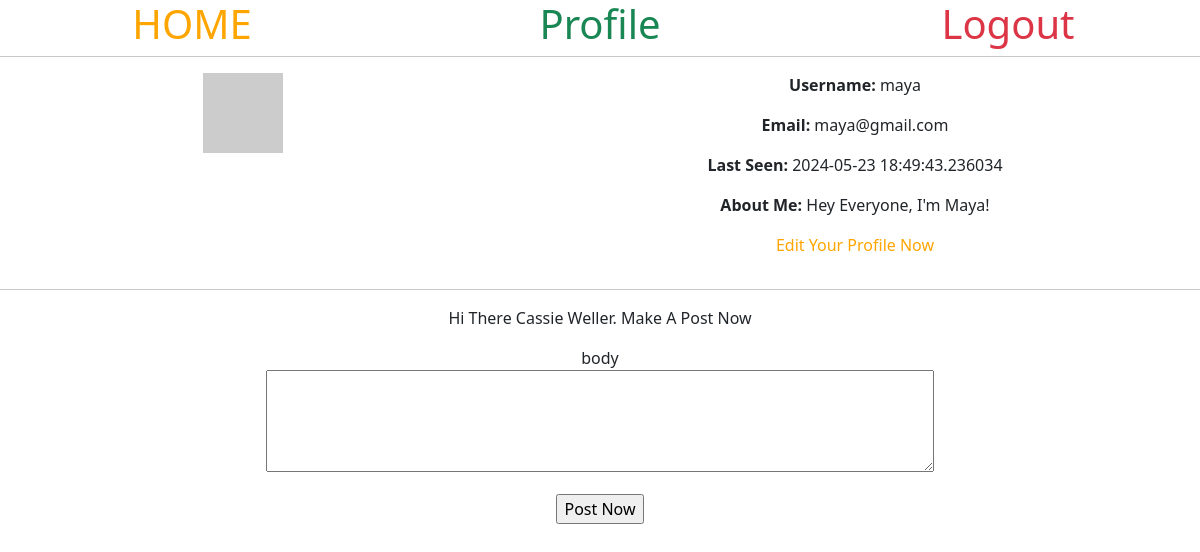
The app's page /maya/profile (signed in) with its own data.
### app/models.py (models this page shows, shortened)
class User(UserMixin, db.Model):
    id = db.Column(db.Integer, primary_key=True)
    username = db.Column(db.String(64), index=True, unique=True)
    email = db.Column(db.String(120), index=True, unique=True)
    password_hash = db.Column(db.String(128))
    about_me = db.Column(db.String(140))
    last_seen = db.Column(db.DateTime, default=datetime.now)
    posts = db.relationship("Post", backref='author', lazy='dynamic')
    def avatar(self,size):
       digest= md5(self.email.lower().encode('utf-8')).hexdigest()
       return f'https://www.gravatar.com/avatar/{digest}?d=identicon&s={size}'

### app/routes.py (the view)
@app.route('/<username>/profile', methods=['GET', 'POST'])
@login_required
def profile(username):
    user = User.query.filter_by(username=username).first_or_404()
    form = PostForm()
    if form.validate_on_submit():
        post = Post(body = form.body.data, author=current_user)
        db.session.add(post)
        db.session.commit()
        flash(f'Your Post Is Live!')
        return redirect(url_for('index'))
    return render_template (
         'profile.html',
         title='Profile',
         user=user,
         form=form)

### app/forms.py
class PostForm(FlaskForm):
    body = TextAreaField('body', validators=[DataRequired()])
    submit = SubmitField('Post Now')

### app/models.py (called while the page is built)
@login.user_loader
def load_user(id):
    return User.query.get(int(id))

### app/routes.py (called while the page is built)
@app.before_request
def before_request():
    if current_user.is_authenticated:
        current_user.last_seen = datetime.now()
        db.session.commit()

### app/templates/profile.html (shortened to what this page needs)
{% extends 'base.html' %}
{% block content%}
  <div class="row">
    <div class="col-md-5 text center">
      <p>
       <img src="{{user.avatar(120)}}" alt="User Avatar">
      </p>
     </div>
     <div class="col-md-7">
      <p>
        <strong>Username:</strong> {{user.username}}
      </p>
      <p>
        <strong>Email:</strong> {{user.email}}
      </p>
      {%if user.last_seen%}
      <p>
        <strong>Last Seen:</strong> {{ user.last_seen}}
      </p>
      {%endif%}
      {% if user. about_me%}
      <p>
        <strong>About Me:</strong> {{user.about_me}}
      </p>
      {%endif%}
      <p>
        <a href="{{ url_for ('edit_profile') }}">Edit Your Profile Now  </a>
      </p>
     </div>
  </div>
  <hr>
<div class="row">
  <div class="col-md-12">
    <p> Hi There {{ current_user.username}}. Make A Post Now</p>
    <form action="" method="post" novalidate>
      <p>
        {{ form.body.label }} <br>
        {{ form.body (cols=70, rows=4) }}<br>
    </p>
      <p>
          {{ form.submit() }}
      </p>
</div>
  {% endblock %}

### app/static/css/style.css (style rules this page uses)
a { color: orange; text-decoration: none; text-align: center; }

### records on screen
User: username "maya", email "maya@gmail.com", last_seen "2024-05-23 18:49:43.236034", about_me "Hey Everyone, I'm Maya!"
User: username "Cassie Weller"
